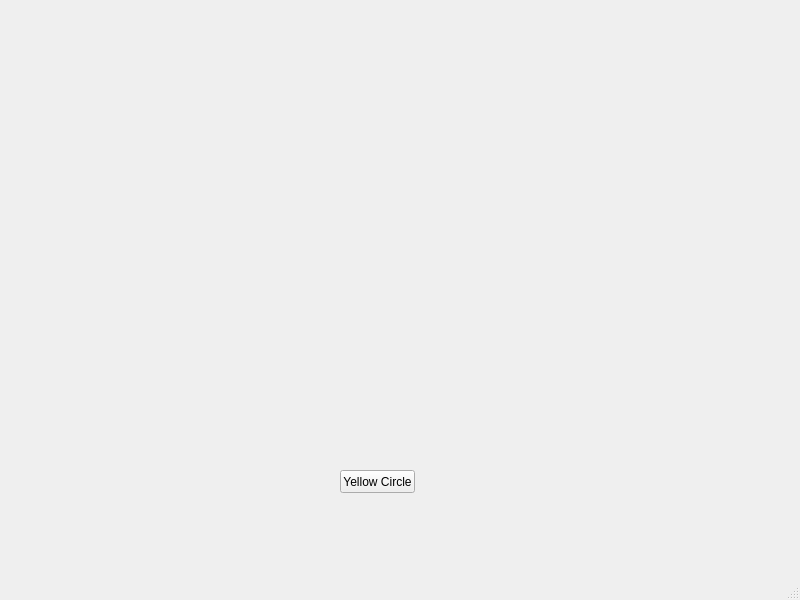
<?xml version="1.0" encoding="UTF-8"?>
<ui version="4.0">
 <class>MainWindow</class>
 <widget class="QMainWindow" name="MainWindow">
  <property name="geometry">
   <rect>
    <x>0</x>
    <y>0</y>
    <width>800</width>
    <height>600</height>
   </rect>
  </property>
  <property name="minimumSize">
   <size>
    <width>800</width>
    <height>600</height>
   </size>
  </property>
  <property name="maximumSize">
   <size>
    <width>800</width>
    <height>600</height>
   </size>
  </property>
  <property name="windowTitle">
   <string>MainWindow</string>
  </property>
  <widget class="QWidget" name="centralwidget">
   <widget class="QPushButton" name="yellowmagic">
    <property name="geometry">
     <rect>
      <x>340</x>
      <y>470</y>
      <width>75</width>
      <height>23</height>
     </rect>
    </property>
    <property name="text">
     <string>Yellow Circle</string>
    </property>
   </widget>
  </widget>
  <widget class="QMenuBar" name="menubar">
   <property name="geometry">
    <rect>
     <x>0</x>
     <y>0</y>
     <width>800</width>
     <height>21</height>
    </rect>
   </property>
  </widget>
  <widget class="QStatusBar" name="statusbar"/>
 </widget>
 <resources/>
 <connections/>
</ui>
